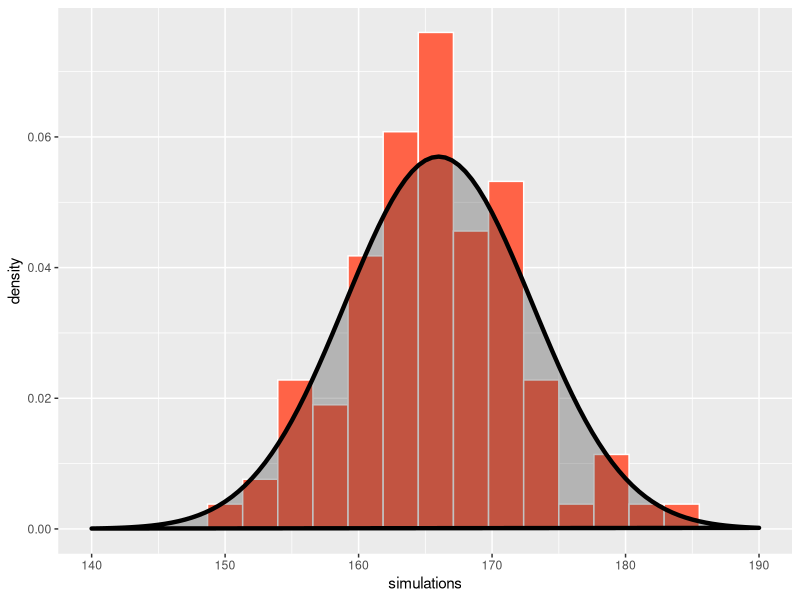
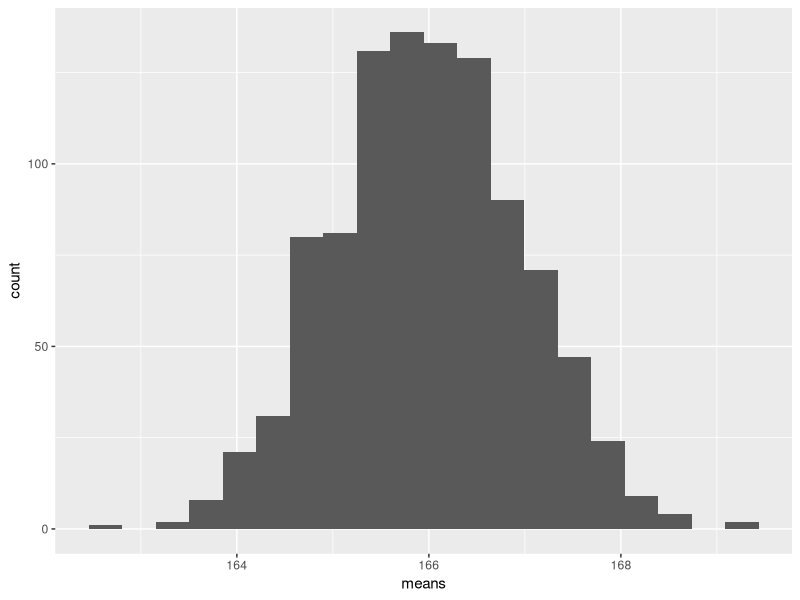
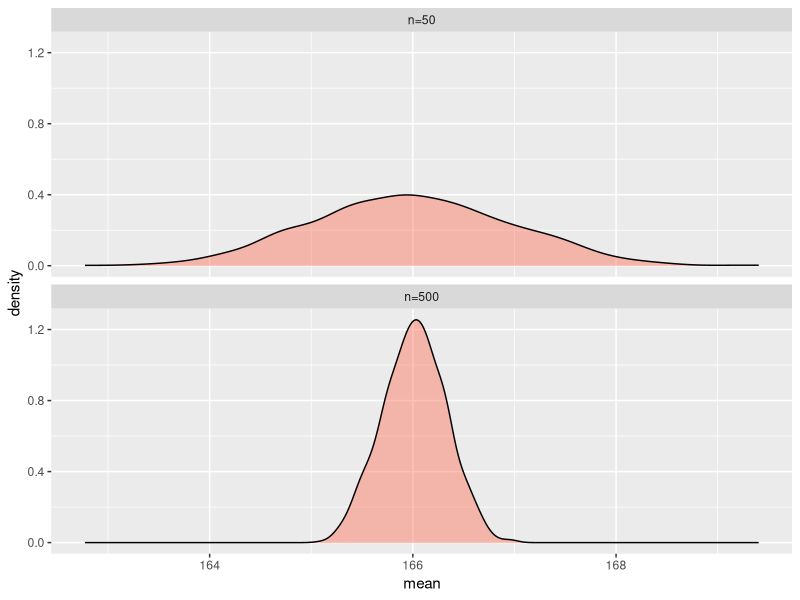

The R source for these figures, in order:
## ---- chunk 1
simulations <- rnorm(n = 100, mean = 166, sd = 7)
## ---- chunk 2
library(tidyverse)
## ---- chunk 3
df_sim <- data.frame(simulations)

ggplot(df_sim) +
  geom_histogram(
      aes(x = simulations, y = after_stat(density)), 
      bins = 20, fill = "tomato", color = "white"
  ) +
  stat_function(
    fun = dnorm,
    args = list(mean = 166, sd = 7),
    linewidth = 1.5, geom = "polygon",
    alpha = 0.3, color = "black"
  ) +
  lims(x = c(140, 190))
## ---- chunk 4

## ---- chunk 5

## ---- chunk 6
mean(simulations)
sd(simulations)
## ---- chunk 7
set.seed(123) # for reproducible RNG
pop <- rnorm(n = 100000, 166, 7)
mean(pop)
## ---- chunk 8
samp <- sample(pop, 50, replace = FALSE)
## ---- chunk 9
mean(samp)
## ---- chunk 10
means <- replicate(1000, mean(sample(pop, 50, replace = FALSE)))
## ---- chunk 11
ggplot(data.frame(means), aes(x = means)) + 
    geom_histogram(bins = 20)
## ---- chunk 12
sd(means)
## ---- chunk 13
means500 <- replicate(1000, mean(sample(pop, 500, replace = FALSE)))
## ---- chunk 14
df_sd <- data.frame(
    sampsize = factor(rep(c("n=50", "n=500"), each = 1000)),
    mean = c(means, means500)
)

sd(means500)

ggplot(df_sd, aes(mean)) +
    geom_density(fill = "tomato", alpha = 0.4) +
    facet_wrap(~sampsize, nrow = 2)
## ---- chunk 15

## ---- chunk 16

## ---- chunk 17

